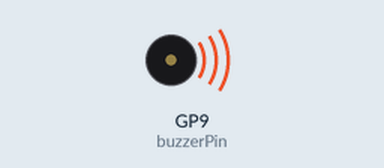
Simulated run of this program. Board: Raspberry Pi Pico. Parts: buzzer (waves = sounding).

Above: at 0.6 s.
Timing chart, 0 to 8.8 s (numbered marks = the images above):
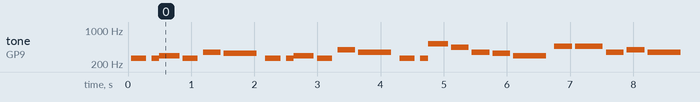

The program:

main.cpp
```cpp
#include <Arduino.h>

// 定义蜂鸣器引脚。
const int buzzerPin = 9;

// 定义音符频率。
int melody[] = {
  262, 262, 294, 262, 349, 330,
  262, 262, 294, 262, 392, 349,
  262, 262, 523, 440, 349, 330, 294,
  466, 466, 440, 349, 392, 349
};

// 定义每个音符的持续时间（以四分之一音符为基准）。
int noteDurations[] = {
  4, 8, 4, 4, 4, 2,
  4, 8, 4, 4, 4, 2,
  4, 8, 4, 4, 4, 4, 2,
  4, 8, 4, 4, 4, 2
};

void setup() {
  // 初始化蜂鸣器引脚为输出模式。
  pinMode(buzzerPin, OUTPUT);
}

void loop() {
  // 遍历每个音符。
  for (int thisNote = 0; thisNote < 26; thisNote++) {
    // 计算音符的持续时间。
    int noteDuration = 1000 / noteDurations[thisNote];
    // 通过 PWM 信号产生音频。
    for (long i = 0; i < noteDuration * 1000L; i += 1000000 / melody[thisNote]) {
      digitalWrite(buzzerPin, HIGH);
      delayMicroseconds(1000000 / melody[thisNote] / 2);
      digitalWrite(buzzerPin, LOW);
      delayMicroseconds(1000000 / melody[thisNote] / 2);
    }
    // 音符之间的暂停时间。
    delay(noteDuration * 0.30);
  }
  // 循环播放。
}
```

Measured:
- by itself, tone on GP9 (buzzerPin): plays 262 Hz for 0.24 s, 262 Hz for 0.12 s, 293 Hz for 0.32 s, 262 Hz for 0.24 s, 348 Hz for 0.28 s, 329 Hz for 0.52 s … (24 notes in this stretch)
